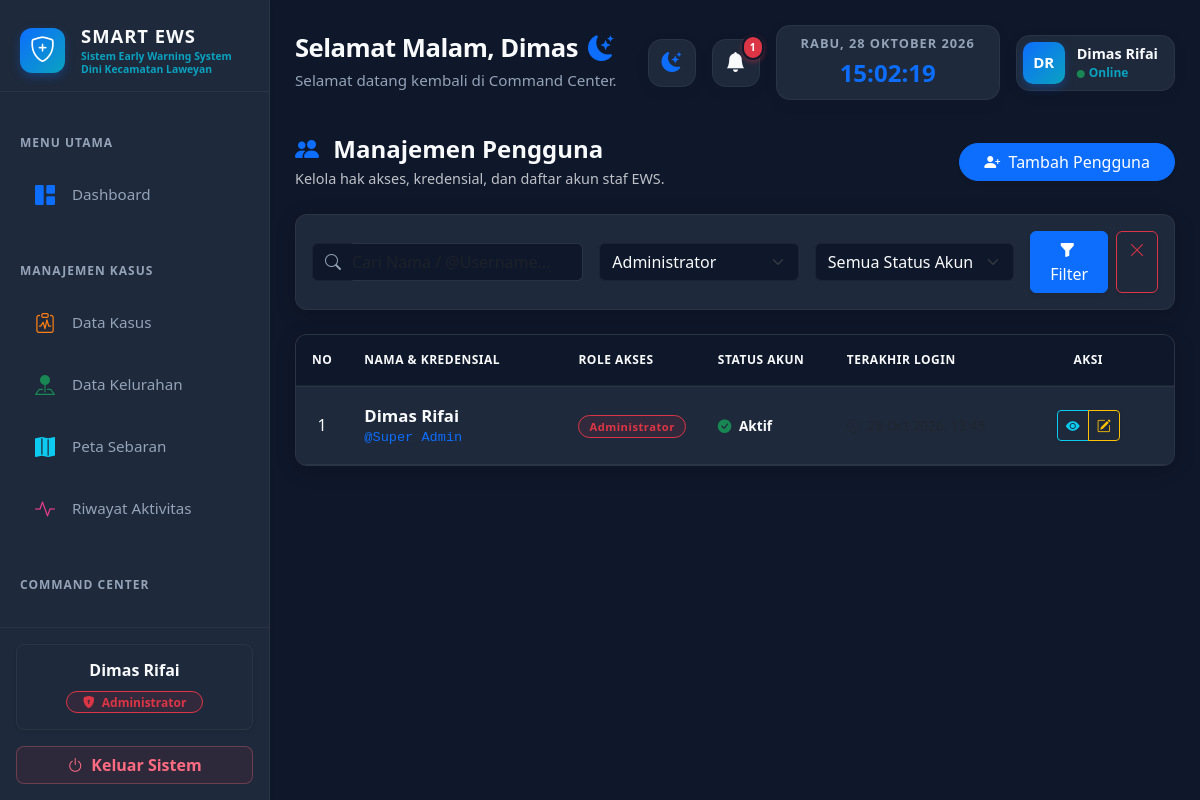
The page /pages/pengguna/index.php?role=1 (signed in) on the database its author committed.
### tables this page shows
CREATE TABLE `tabel_pengguna` (
  `id_pengguna` int NOT NULL,
  `id_role` int NOT NULL,
  `nama_lengkap` varchar(100) NOT NULL,
  `username` varchar(50) NOT NULL,
  `password_hash` varchar(255) NOT NULL,
  `email` varchar(100) DEFAULT NULL,
  `nip` varchar(50) DEFAULT NULL,
  `jabatan` varchar(100) DEFAULT NULL,
  `no_telepon` varchar(20) DEFAULT NULL,
  `jenis_kelamin` enum('L','P') DEFAULT NULL COMMENT 'L = Laki-laki, P = Perempuan',
  `alamat` text,
  `status_kepegawaian` enum('tetap','kontrak','magang') DEFAULT NULL,
  `status_aktif` enum('aktif','nonaktif') DEFAULT 'aktif',
  `last_login` timestamp NULL DEFAULT NULL,
  `created_at` timestamp NULL DEFAULT CURRENT_TIMESTAMP,
  `updated_at` timestamp NULL DEFAULT CURRENT_TIMESTAMP ON UPDATE CURRENT_TIMESTAMP
);

CREATE TABLE `tabel_role` (
  `id_role` int NOT NULL,
  `nama_role` varchar(50) NOT NULL,
  `deskripsi` text,
  `created_at` timestamp NULL DEFAULT CURRENT_TIMESTAMP
);

### pages/pengguna/index.php (the view, shortened to what this page needs)
<?php
require_once '../../config/koneksi.php';
$id_user_login = $_SESSION['id_pengguna'];
$query_user_login = mysqli_query($koneksi, "
    SELECT p.nama_lengkap, r.nama_role, p.id_role
    FROM tabel_pengguna p
    JOIN tabel_role r ON p.id_role = r.id_role
    WHERE p.id_pengguna = '$id_user_login'
");
$data_login = mysqli_fetch_assoc($query_user_login);
$nama_lengkap = $data_login['nama_lengkap'];
$nama_role    = $data_login['nama_role'];
$search_query = isset($_GET['search']) ? mysqli_real_escape_string($koneksi, $_GET['search']) : '';
$filter_role  = isset($_GET['role']) ? mysqli_real_escape_string($koneksi, $_GET['role']) : '';
$filter_status= isset($_GET['status']) ? mysqli_real_escape_string($koneksi, $_GET['status']) : '';
$query = "SELECT p.*, r.nama_role AS nama_role_akun
          FROM tabel_pengguna p
          JOIN tabel_role r ON p.id_role = r.id_role
          WHERE 1=1";
if (!empty($filter_role)) {
    $query .= " AND p.id_role = '$filter_role'";
}
$query .= " ORDER BY p.id_role ASC, p.id_pengguna ASC";
$result = mysqli_query($koneksi, $query);
$query_master_role = mysqli_query($koneksi, "SELECT * FROM tabel_role ORDER BY id_role ASC");
include '../../layout/header.php';
include '../../layout/sidebar.php';
?>
<div id="main-content">
    <?php include '../../layout/topbar.php'; ?>
    <div class="row mb-4 align-items-center mt-2">
        <div class="col-md-7">
            <h4 class="text-dynamic fw-bold mb-1"><i class="bi bi-people-fill me-2 text-primary"></i> Manajemen Pengguna</h4>
            <p class="text-dynamic mb-0" style="opacity: 0.75; font-size: 0.9rem;">Kelola hak akses, kredensial, dan daftar akun staf EWS.</p>
        </div>
        <div class="col-md-5 text-md-end mt-3 mt-md-0">
            <a href="tambah_pengguna.php" class="btn btn-primary shadow-sm fw-medium rounded-pill px-4">
                <i class="bi bi-person-plus-fill me-1"></i> Tambah Pengguna
            </a>
        </div>
    </div>
    <div class="panel-card p-3 mb-4">
        <form method="GET" action="index.php" class="row g-3 align-items-center">
            <div class="col-md-4">
                <div class="input-group">
                    <span class="input-group-text filter-bg border-end-0"><i class="bi bi-search"></i></span>
                    <input type="text" class="form-control filter-control border-start-0 ps-0" name="search" placeholder="Cari Nama / @Username..." value="<?php echo htmlspecialchars($search_query); ?>">
                </div>
            </div>
            <div class="col-md-3">
                <select class="form-select filter-control" name="role">
                    <?php while($r = mysqli_fetch_assoc($query_master_role)): ?>
                        <option value="<?php echo $r['id_role']; ?>" <?php echo ($filter_role == $r['id_role']) ? 'selected' : ''; ?>>
                            <?php echo htmlspecialchars($r['nama_role']); ?>
                        </option>
                    <?php endwhile; ?>
                </select>
            </div>
            <div class="col-md-3">
                <select class="form-select filter-control" name="status">
                    <option value="">Semua Status Akun</option>
                </select>
            </div>
            <div class="col-md-2 d-flex gap-2">
                <button type="submit" class="btn btn-primary w-100 fw-medium shadow-sm"><i class="bi bi-funnel-fill me-1"></i> Filter</button>
                <?php if(!empty($search_query) || !empty($filter_role) || !empty($filter_status)): ?>
                    <a href="index.php" class="btn btn-outline-danger shadow-sm" title="Reset Filter"><i class="bi bi-x-lg"></i></a>
                <?php endif; ?>
            </div>
        </form>
    </div>
    <div class="row">
        <div class="col-12">
            <div class="panel-card p-0 overflow-hidden">
                <div class="table-responsive">
                    <table class="table table-custom table-hover mb-0">
                        <thead>
                            <tr>
                                <th width="5%" class="text-center">No</th>
                                <th width="25%">Nama & Kredensial</th>
                                <th width="15%">Role Akses</th>
                                <th width="15%">Status Akun</th>
                                <th width="20%">Terakhir Login</th>
                                <th width="20%" class="text-center">Aksi</th>
                            </tr>
                        </thead>
                        <tbody>
                            <?php
                            $no = 1;
                            if(mysqli_num_rows($result) > 0) {
                                while($row = mysqli_fetch_assoc($result)):
                                    $badge_class = ($row['id_role'] == 1) ? 'bg-danger bg-opacity-10 text-danger border border-danger' : 'bg-info bg-opacity-10 text-info border border-info';
                                    $status_icon = ($row['status_aktif'] == 'aktif') ? '<i class="bi bi-check-circle-fill text-success me-1"></i> Aktif' : '<i class="bi bi-x-circle-fill text-danger me-1"></i> Nonaktif';
                            ?>
                                <tr>
                                    <td class="text-center text-muted"><?php echo $no++; ?></td>
                                    <td>
                                        <div class="fw-bold text-dynamic" style="font-size: 1.05rem;"><?php echo htmlspecialchars($row['nama_lengkap']); ?></div>
                                        <div style="font-family: monospace; font-size: 0.85rem; color: #0d6efd;">@<?php echo htmlspecialchars($row['username']); ?></div>
                                    </td>
                                    <td>
                                        <span class="badge rounded-pill role-badge <?php echo $badge_class; ?>">
                                            <?php echo htmlspecialchars($row['nama_role_akun']); ?>
                                        </span>
                                    </td>
                                    <td>
                                        <span class="fw-semibold" style="font-size: 0.85rem; color: var(--text-color);">
                                            <?php echo $status_icon; ?>
                                        </span>
                                    </td>
                                    <td>
                                        <span class="text-muted" style="font-size: 0.85rem;">
                                            <i class="bi bi-clock-history me-1"></i>
                                        </span>
                                    </td>
                                    <td class="text-center">
                                        <div class="btn-group shadow-sm">
                                            <a href="detail_pengguna.php?id=<?php echo $row['id_pengguna']; ?>" class="btn btn-sm btn-outline-info" title="Lihat Detail">
                                                <i class="bi bi-eye-fill"></i>
                                            </a>
                                            <a href="edit_pengguna.php?id=<?php echo $row['id_pengguna']; ?>" class="btn btn-sm btn-outline-warning" title="Edit Hak Akses">
                                                <i class="bi bi-pencil-square"></i>
                                            </a>
                                        </div>
                                    </td>
                                </tr>
                            <?php
                                endwhile;
                            } else {
                                echo "<tr><td colspan='6' class='text-center py-5 text-dynamic' style='opacity: 0.6;'><i class='bi bi-search display-6 d-block mb-3 opacity-50'></i>Tidak ada pengguna yang cocok dengan filter tersebut.</td></tr>";
                            }
                            ?>
                        </tbody>
                    </table>
                </div>
            </div>
        </div>
    </div>
</div>
<?php include '../../layout/footer.php'; ?>

### layout/sidebar.php (shortened to what this page needs)
<?php
$current = $_SERVER['REQUEST_URI'];
function isActive(string $keyword, string $current): string {
    return strpos($current, $keyword) !== false ? 'active' : '';
}
$role_badge_class = '';
$role_icon = '';
if (isset($_SESSION['id_role']) && $_SESSION['id_role'] == 1) {
    $role_badge_class = 'bg-danger bg-opacity-10 text-danger border border-danger';
    $role_icon = 'bi-shield-lock-fill';
} else {
    $role_badge_class = 'bg-info bg-opacity-10 text-info border border-info';
    $role_icon = 'bi-person-badge';
}
?>
<div id="sidebar" class="shadow-sm">
    <div class="sidebar-brand mb-3 pb-3 border-bottom d-flex align-items-center" style="border-color: var(--border-color) !important;">
        <div class="brand-app-icon me-3">
            <i class="bi bi-shield-plus text-white" style="font-size: 1.6rem;"></i>
        </div>
        <div style="flex: 1;">
            <h5 class="mb-0 fw-bold text-dynamic" style="letter-spacing: 1px; font-size: 1.15rem;">SMART EWS</h5>
            <small class="fw-bold" style="color: #0aa2c0; font-size: 0.65rem; line-height: 1.2; display: block; margin-top: 3px;">
                Sistem Early Warning System Dini Kecamatan Laweyan
            </small>
        </div>
    </div>
    <div class="sidebar-scroll pb-3">
        <ul class="nav flex-column mt-2 mb-auto gap-1">
            <li class="menu-title mt-2">Menu Utama</li>
            <li class="nav-item">
                <a href="/ews_laweyan/pages/dashboard/index.php" class="nav-link menu-item <?= isActive('/dashboard/', $current); ?>">
                    <i class="bi bi-grid-1x2-fill menu-icon" style="color: #0d6efd;"></i>
                    <span class="menu-text">Dashboard</span>
                </a>
            </li>
            <li class="menu-title mt-4">Manajemen Kasus</li>
            <li class="nav-item">
                <a href="/ews_laweyan/pages/kasus/index.php" class="nav-link menu-item <?= isActive('/kasus/', $current); ?>">
                    <i class="bi bi-clipboard-pulse menu-icon" style="color: #fd7e14;"></i>
                    <span class="menu-text">Data Kasus</span>
                </a>
            </li>
            <li class="nav-item">
                <a href="/ews_laweyan/pages/kelurahan/index.php" class="nav-link menu-item <?= isActive('/kelurahan/', $current); ?>">
                    <i class="bi bi-pin-map-fill menu-icon" style="color: #198754;"></i>
                    <span class="menu-text">Data Kelurahan</span>
                </a>
            </li>
            <li class="nav-item">
                <a href="/ews_laweyan/pages/peta/index.php" class="nav-link menu-item <?= isActive('/peta/', $current); ?>">
                    <i class="bi bi-map-fill menu-icon" style="color: #0dcaf0;"></i>
                    <span class="menu-text">Peta Sebaran</span>
                </a>
            </li>
            <li class="nav-item">
                <a href="/ews_laweyan/pages/notifikasi/riwayat_aktivitas.php" class="nav-link menu-item <?= isActive('/riwayat_aktivitas', $current); ?>">
                    <i class="bi bi-activity menu-icon" style="color: #e83e8c;"></i>
                    <span class="menu-text">Riwayat Aktivitas</span>
                </a>
            </li>
            <li class="menu-title mt-4">Command Center</li>
            <li class="nav-item">
                <a href="/ews_laweyan/pages/notifikasi/index.php" class="nav-link menu-item <?= isActive('/notifikasi/index', $current); ?>">
                    <span class="menu-text">Pusat Notifikasi</span>
                </a>
            </li>
        </ul>
    </div>
    <div class="mt-auto p-3 border-top" style="border-color: var(--border-color) !important;">
        <div class="bottom-profile-card shadow-sm mb-3 text-center rounded-3 p-2 pb-3">
            <h6 class="text-dynamic mb-2 fw-bold mt-2"><?= htmlspecialchars($nama_lengkap); ?></h6>
            <span class="badge <?= $role_badge_class; ?> px-3 py-1 rounded-pill" style="font-weight: 600;">
                <i class="bi <?= $role_icon; ?> me-1"></i> <?= htmlspecialchars($nama_role); ?>
            </span>
        </div>
        <a href="/ews_laweyan/auth/logout.php" class="btn btn-logout-soft w-100 fw-semibold rounded-3 d-flex align-items-center justify-content-center">
            <i class="bi bi-power me-2"></i> Keluar Sistem
        </a>
    </div>
</div>

### layout/topbar.php (shortened to what this page needs)
<?php
$jam = date('H');
if ($jam >= 5 && $jam < 11) {
    $salam = "Selamat Pagi"; $icon = "bi-brightness-high-fill text-warning";
} elseif ($jam >= 11 && $jam < 15) {
    $salam = "Selamat Siang"; $icon = "bi-sun-fill text-warning";
} elseif ($jam >= 15 && $jam < 18) {
    $salam = "Selamat Sore"; $icon = "bi-cloud-sun-fill text-info";
} else {
    $salam = "Selamat Malam"; $icon = "bi-moon-stars-fill text-primary";
}
$hari = ['Sunday' => 'Minggu', 'Monday' => 'Senin', 'Tuesday' => 'Selasa', 'Wednesday' => 'Rabu', 'Thursday' => 'Kamis', 'Friday' => 'Jumat', 'Saturday' => 'Sabtu'];
$bulan = [1 => 'Januari', 'Februari', 'Maret', 'April', 'Mei', 'Juni', 'Juli', 'Agustus', 'September', 'Oktober', 'November', 'Desember'];
$namaHari = $hari[date('l')];
$tanggal = date('d') . ' ' . $bulan[(int)date('m')] . ' ' . date('Y');
$namaArray = explode(' ', trim($nama_lengkap));
$nama_panggilan = ucfirst($namaArray[0]);
$inisial = '';
foreach($namaArray as $n){
    $inisial .= strtoupper(substr($n,0,1));
    if(strlen($inisial) >= 2) break;
}
$jumlah_notif_baru = 0;
if (isset($koneksi)) {
    $q_hitung = mysqli_query($koneksi, "SELECT COUNT(id_alert) as total FROM tabel_alert WHERE status_baca = 'belum' AND status_verifikasi != 'abaikan'");
    if ($q_hitung) $jumlah_notif_baru = mysqli_fetch_assoc($q_hitung)['total'];
}
?>
<div class="topbar-modern">
    <div>
        <h3 class="topbar-title">
            <?= $salam; ?>, <?= $nama_panggilan; ?> <i class="bi <?= $icon; ?> ms-1"></i>
        </h3>
        <p class="topbar-subtitle">Selamat datang kembali di Command Center.</p>
    </div>
    <div class="topbar-right">
        <button id="themeToggle" class="action-btn glass-box" title="Ganti Tema">
            <i class="bi bi-moon-stars-fill" id="themeIcon"></i>
        </button>
        <div class="dropdown">
            <button class="action-btn glass-box" type="button" data-bs-toggle="dropdown" aria-expanded="false">
                <i class="bi bi-bell-fill"></i>
                <?php if ($jumlah_notif_baru > 0): ?>
                    <span class="notif-badge-top"><?= $jumlah_notif_baru > 99 ? '99+' : $jumlah_notif_baru; ?></span>
                <?php endif; ?>
            </button>
        </div>
        <div class="clock-box glass-box">
            <div class="clock-day"><?= $namaHari; ?>, <?= $tanggal; ?></div>
            <div class="clock-time" id="digitalClock">00:00:00</div>
        </div>
        <div class="user-box glass-box">
            <div class="user-avatar"><?= $inisial; ?></div>
            <div>
                <div class="user-name"><?= htmlspecialchars($nama_lengkap); ?></div>
                <div class="user-role"><i class="bi bi-circle-fill text-success me-1" style="font-size: 8px;"></i>Online</div>
            </div>
        </div>
    </div>
</div>

### rows shown on the page
tabel_pengguna: nama_lengkap "Dimas Rifai", id_role.nama_role "Administrator", nama_lengkap "Dimas", username "Super Admin", status_aktif "aktif" (drawn)

### other values the page prints
$salam "Selamat Malam"
$jumlah_notif_baru "1"
$inisial "DR"
form field role "Administrator"
